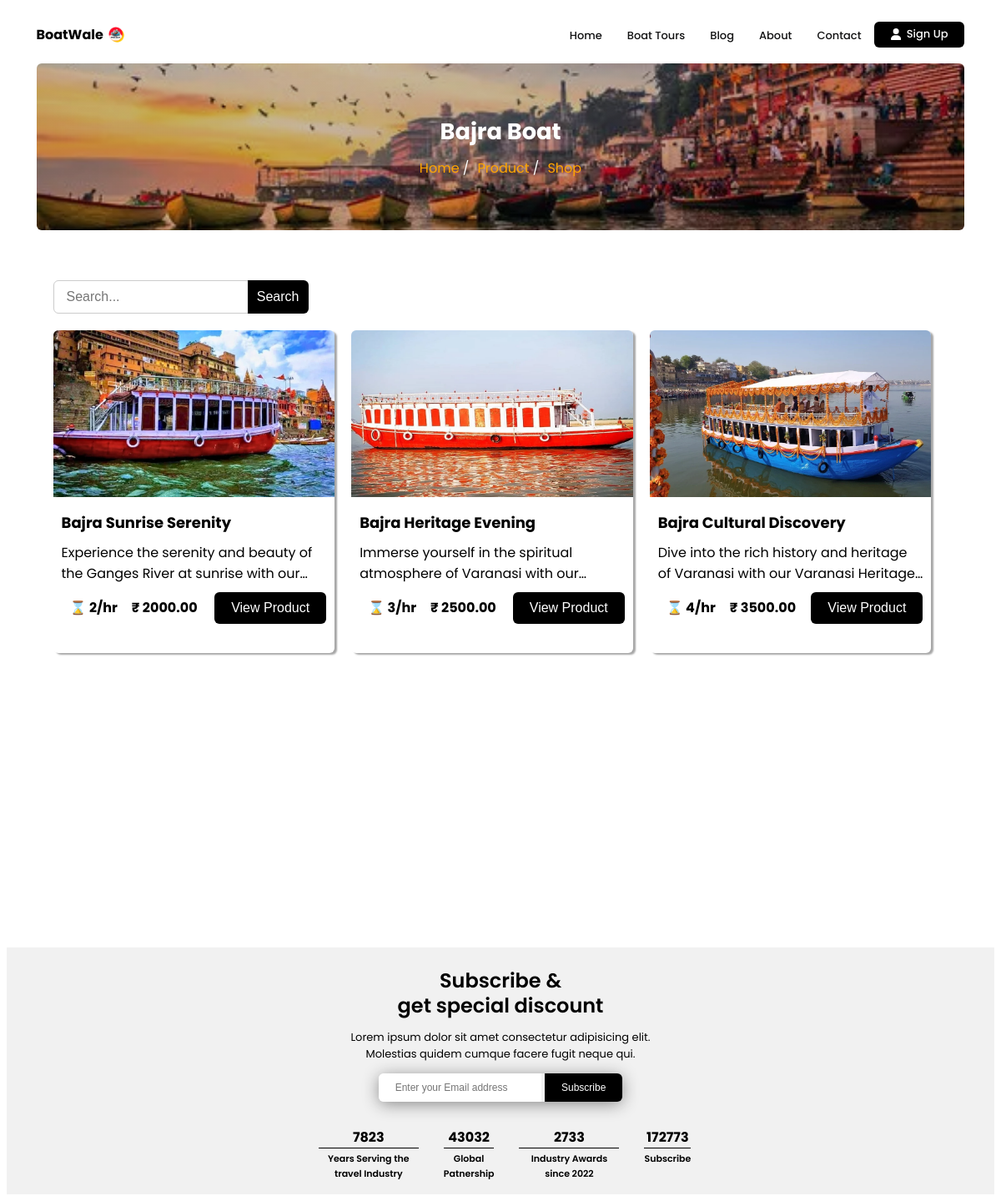
Before: /boat-packages/bajra-boat-varanasi/ with the older database file.
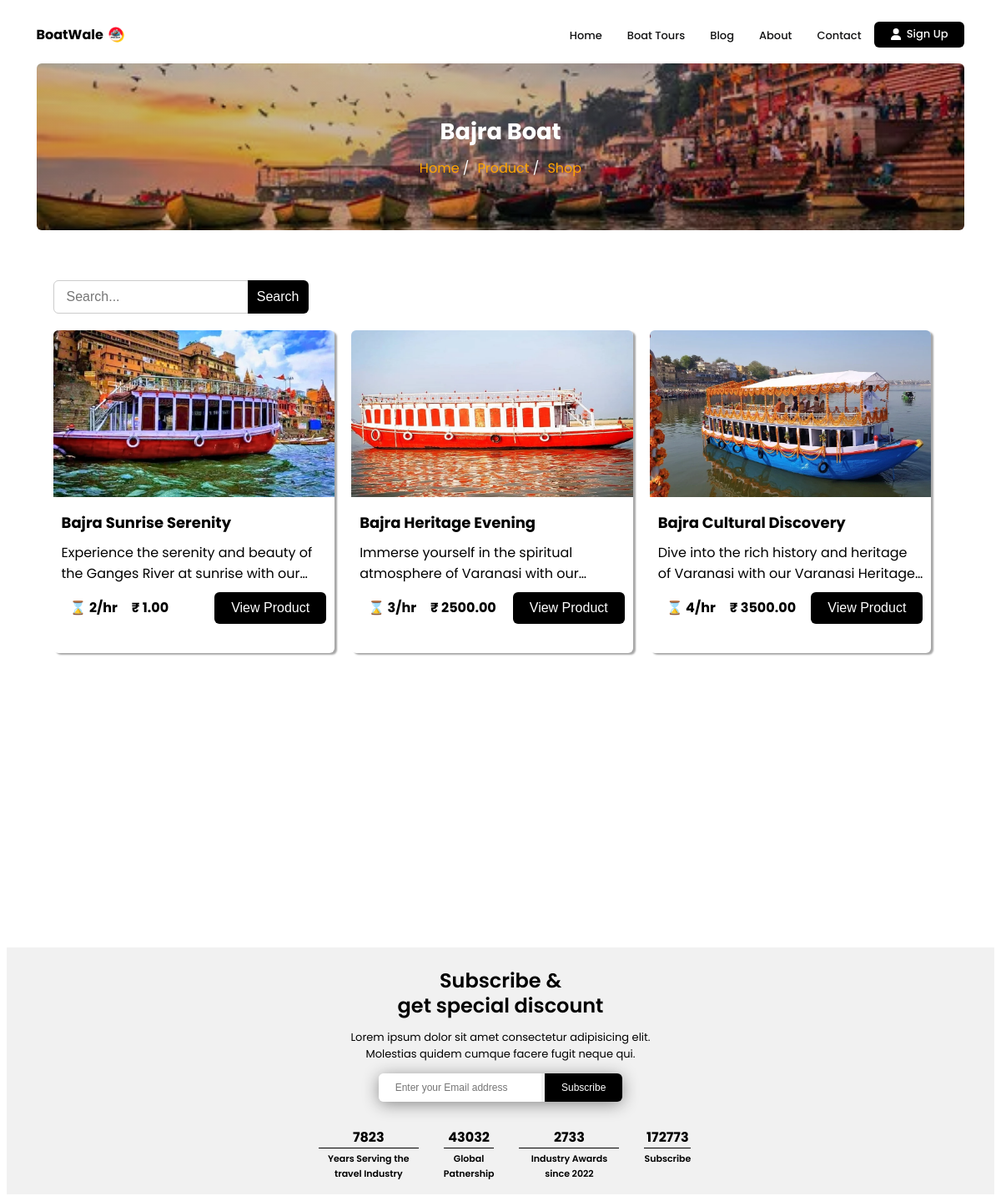
After: the same page with the newer database file.
### product/models.py (models this page shows, shortened)
class Boat(models.Model):
    name = models.CharField(max_length=200)
    type = models.CharField(max_length=100)
    slug = models.SlugField(unique=True, null=True, blank=True)
    capacity = models.IntegerField()
    description = models.TextField()
    image = models.ImageField(upload_to='boats/')

class Tour(models.Model):
    image = models.ImageField(upload_to='tours/', null=True, blank=True)
    name = models.CharField(max_length=200)
    slug = models.SlugField(unique=True, null=True, blank=True)
    description = models.TextField()
    duration = models.IntegerField()
    old_price = models.DecimalField(max_digits=8, decimal_places=2, null=True, blank=True)
    new_price = models.DecimalField(max_digits=8, decimal_places=2)
    boat = models.ForeignKey(Boat, on_delete=models.CASCADE)
    available_seats = models.IntegerField()
    start_date = models.DateField()
    end_date = models.DateField()

### product/views.py (the view)
# urls.py: path('boat-packages/<slug:slug>/', views.boat_packages, name="boat-packages")
def boat_packages(request, slug):
    boat_tour = get_object_or_404(Boat, slug=slug)
    boat_packages = Tour.objects.filter(boat=boat_tour)
    context = {
        'title': boat_tour.name,
        'description': 'Discover our diverse range of boat tours in Varanasi, from sunrise/sunset cruises to special religious ceremonies, and experience the Ganges River like never before with Boatwale.',
        'keywords': "Varanasi boat tours, Ganges River boat rides, sunrise cruises, sunset cruises, religious ceremonies, Boatwale boat tours, boat experiences",
        'boat_tour': boat_tour,
        'boat_packages': boat_packages
    }
    return render(request, 'boat-packages.html', context=context)

### templates/boat-packages.html (shortened to what this page needs)
{% extends "base.html" %}
{% load static %}
{% block cssblock %}
<link rel="preload" href="{% static "css/shop-product.css" %}" as="style" onload="this.onload=null;this.rel='stylesheet'">
{% endblock cssblock %}
{% block content %}
    {% include "hero.html" %}
    <section class="packages">
        <div class="category">
            <div class="sec_fit">
                <div class="search_bx">
                    <input type="text" placeholder="Search..." id="boat_src">
                    <button>Search</button>
                </div>
            </div>
            <div class="product">
                {% for product in boat_packages %}
                    <div class="card">
                        <img fetchpriority="high" loading="lazy" src="/media/{{product.image}}" alt="{{product.image_alt}}">
                        <h2>{{product.name}}</h2>
                        <p>{{product.description}}</p>
                        <div class="add-to-cart">
                            <p class="price">⌛ {{product.duration}}/hr &nbsp; &nbsp; ₹&nbsp;{{product.new_price}}</p>
                            <button class="addbtn"><a href="{% url "product" product.slug %}">View Product</a></button>
                        </div>
                    </div>
                {% endfor %}
            </div>
        </div>
    </section>
{% endblock content %}

### templates/base.html (shortened to what this page needs)
<!DOCTYPE html>
{% load static %}
<html lang="en">
<head>
    <link rel="preload" href="{% static "css/base.css" %}" as="style" onload="this.onload=null;this.rel='stylesheet'">
    {% block cssblock %}{% endblock cssblock %}
</head>
    <nav>
        <a href="{% url "home" %}"><h4>BoatWale<img fetchpriority="high" loading="lazy" src="{% static "images/logo/boatwale.png" %}" alt=""></h4></a>
        <ul id="menu_bx">
            <li><a href="{% url "home" %}">Home</a></li>
            <li><a href="{% url "boat-tours" %}">Boat Tours</a></li>
            <li><a href="{% url "blog" %}">Blog</a></li>
            <li><a href="{% url 'about' %}">About</a></li>
            <li><a href="{% url "contact" %}">Contact</a></li>
            {% if user.is_authenticated %}
                <li><a href="{% url "dashboard" %}"><svg xmlns="http://www.w3.org/2000/svg" height="14" width="12.25" viewBox="0 0 448 512"><path fill="#ffffff" d="M224 256A128 128 0 1 0 224 0a128 128 0 1 0 0 256zm-45.7 48C79.8 304 0 383.8 0 482.3C0 498.7 13.3 512 29.7 512H418.3c16.4 0 29.7-13.3 29.7-29.7C448 383.8 368.2 304 269.7 304H178.3z"/></svg>Profile</a></li>
            {% else %}
                <li><a href="{% url "registration" %}"><svg xmlns="http://www.w3.org/2000/svg" height="14" width="12.25" viewBox="0 0 448 512"><path fill="#ffffff" d="M224 256A128 128 0 1 0 224 0a128 128 0 1 0 0 256zm-45.7 48C79.8 304 0 383.8 0 482.3C0 498.7 13.3 512 29.7 512H418.3c16.4 0 29.7-13.3 29.7-29.7C448 383.8 368.2 304 269.7 304H178.3z"/></svg>Sign Up</a></li>
            {% endif %}
        </ul>
    </nav>
    {% block content %}{% endblock content %}
    <footer>
        <h2>Subscribe & <br> get special discount </h2>
        <p class="ff_p">Lorem ipsum dolor sit amet consectetur adipisicing elit. Molestias quidem cumque facere fugit neque qui.</p>
        <div class="input_bx">
            <input type="text" placeholder="Enter your Email address" id="Subscribe_input">
            <button>Subscribe</button>
        </div>
        <ul>
            <li>7823<br><p class="fs_p">Years Serving the travel Industry</p></li>
            <li>43032<br><p class="fs_p">Global <br> Patnership </p></li>
            <li>2733<br><p class="fs_p">Industry Awards since 2022</p></li>
            <li>172773<br><p class="fs_p">Subscribe</p></li>
        </ul>
    </footer>
</body>
</html>

### templates/hero.html (shortened to what this page needs)
{% load static %}
{% block cssblock %}
    <link rel="preload" href="{% static "css/hero.css" %}" as="style" onload="this.onload=null;this.rel='stylesheet'">
{% endblock cssblock %}
<div class="banner">
    <h1>{{title}}</h1>
    <ol>
        <li>Home <span>/</span></li>
        <li>Product <span>/</span></li>
        <li>Shop</li>
    </ol>
</div>

### static/css/base.css (style rules this page uses)
nav { width: 75%; height: 7%; margin: auto; display: flex; align-items: center; justify-content: space-between; }
nav a { text-decoration: none; color: #000000; }
nav h4 { display: flex; align-items: center; }
nav h4 img { width: 25px; height: 25px; margin-left: 3px; }
nav ul { list-style: none; display: flex; }
nav ul li { padding: 3px 15px; }
nav ul li:nth-last-child(1) { background: #000000; border-radius: 6px; padding: 5px 20px; transition: .3s linear; cursor: pointer; }
nav ul li:nth-last-child(1) a { color: #fff; display: flex; justify-content: center; align-items: center; gap: 7px; }
nav ul li:nth-last-child(1) a { color: #fff; }
nav ul li a { text-decoration: none; color: #121213; font-size: 13px; font-weight: 500; transition: .3 linear; }
footer { width: 100%; height: auto; background: rgb(241, 241, 241); margin-top: 20px; display: flex; align-items: center; justify-content: center; flex-direction: column; font-family: 'Poppins', sans-serif; }
footer h2 { text-align: center; margin: 0; margin-top: 25px; line-height: 30px; font-weight: 600; }
footer .ff_p { text-align: center; width: 400px; font-size: 13px; }
footer .input_bx { box-shadow: 0px 3px 20px -1px gray; border-radius: 6px; }
footer .input_bx input { padding: 10px 20px; border: none; outline: none; font-size: 12px; border-radius: 6px 0px 0px 6px; }
footer .input_bx button { padding: 10px 20px; border: none; outline: none; font-size: 12px; border-radius: 0px 6px 6px 0px; background: #000000; color: #fff; cursor: pointer; transition: .3s linear; }
footer ul { list-style: none; display: flex; margin-top: 30px; }
footer ul li { text-align: center; margin-right: 30px; font-weight: bold; }
footer ul li .fs_p { font-size: 11px; font-weight: 600; max-width: 120px; margin: 0; line-height: 18px; border-top: 1px solid black; padding-top: 3px; }
@media screen and (max-width: 1249px) { nav { width: 94%; } }

### static/css/shop-product.css (style rules this page uses)
section.packages { width: 80%; margin: auto; min-height: 100vh; padding: 20px; }
.category { border-radius: 6px; margin-top: 20px; padding: 20px; background-color: #fff; }
.category .sec_fit { display: flex; justify-content: space-between; align-items: center; margin-bottom: 20px; }
.category .sec_fit .search_bx input { padding: 10px 10px 10px 15px; font-size: 1rem; border: 1px solid #ccc; border-radius: 6px 0px 0px 6px; flex: 1; margin-right: -5px; outline: none; }
.category .sec_fit .search_bx button { padding: 11px; font-size: 1rem; background-color: #000000; color: #fff; border: none; border-radius: 0px 6px 6px 0px; cursor: pointer; transition: background-color 0.3s ease; }
.product { border-radius: 6px; display: flex; justify-content: flex-start; align-items: flex-start; flex-wrap: wrap; gap: 20px; }
.product .card { flex-basis: calc(33.33% - 20px); border-radius: 6px; overflow: hidden; background-color: #fff; box-shadow: 3px 2px 2px rgb(0 0 0 / 35%); min-width: 266px; }
.product .card img { height: 200px; width: 100%; object-fit: cover; }
.product .card h2 { padding: 10px; font-size: 18px; }
.product .card p { padding: 0 10px; }
.product .card h2, .product .card p { margin: 0; white-space: pre-line; overflow: hidden; text-overflow: ellipsis; display: -webkit-box; -webkit-line-clamp: 2; -webkit-box-orient: vertical; }
.product .card .price { font-weight: bold; }
.product .card .add-to-cart { display: flex; justify-content: space-between; align-items: center; padding: 10px; margin-bottom: 25px; }
.product .card .add-to-cart .addbtn { padding: 10px 20px; font-size: 1rem; background-color: #000000; color: #fff; border: none; cursor: pointer; transition: background-color 0.3s ease; border-radius: 6px; }
.product .card .add-to-cart .addbtn a { text-decoration: none; color: white; }
@media screen and (max-width: 1249px) { section.packages { width: 94%; } }

### static/css/hero.css (style rules this page uses)
.banner { width: 80%; margin: auto; height: 200px; background: linear-gradient(rgba(1, 1, 1, 0.226), rgba(7, 7, 7, 0.221)), url(../images/tour-images/varanasi-ghat.webp) no-repeat center center/cover; border-radius: 6px; display: flex; align-items: center; justify-content: center; flex-direction: column; }
.banner h1 { font-size: 1.7rem; color: rgb(255, 255, 255); font-weight: 700; margin: 0; text-align: center; }
.banner ol { display: flex; align-items: center; justify-content: center; list-style: none; color: rgb(255, 166, 0); margin: 10px 0 0 0; padding: 0; }
.banner ol li { margin: 0 5px; }
.banner ol li span { color: white; }
@media screen and (max-width: 1249px) { .banner { width: 94%; } }

Changed rows visible on the page:
changed Tour "Bajra Sunrise Serenity": new_price "2000.00" → "1.00"
